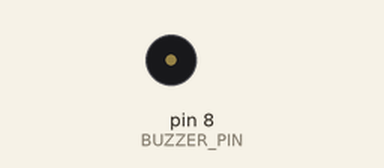
A sketch run on a simulated Arduino Uno, built with avr-gcc and run on an emulated ATmega328P. Parts: buzzer (waves = sounding).

Above: at 2.2 s.
At 12.34 s:
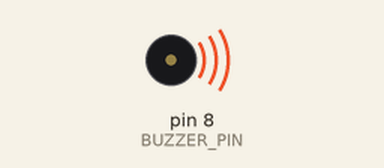
Timing chart, 0 to 12.6 s (numbered marks = the images above):
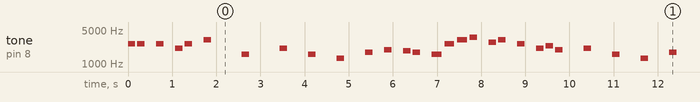

The sketch:

supermario.ino
```cpp
#define BUZZER_PIN 8  // Pino do buzzer

 // Definições de todas as notas musicais
 #define NOTE_B0  31
 #define NOTE_C1  33
 #define NOTE_CS1 35
 #define NOTE_D1  37
 #define NOTE_DS1 39
 #define NOTE_E1  41
 #define NOTE_F1  44
 #define NOTE_FS1 46
 #define NOTE_G1  49
 #define NOTE_GS1 52
 #define NOTE_A1  55
 #define NOTE_AS1 58
 #define NOTE_B1  62
 #define NOTE_C2  65
 #define NOTE_CS2 69
 #define NOTE_D2  73
 #define NOTE_DS2 78
 #define NOTE_E2  82
 #define NOTE_F2  87
 #define NOTE_FS2 93
 #define NOTE_G2  98
 #define NOTE_GS2 104
 #define NOTE_A2  110
 #define NOTE_AS2 117
 #define NOTE_B2  123
 #define NOTE_C3  131
 #define NOTE_CS3 139
 #define NOTE_D3  147
 #define NOTE_DS3 156
 #define NOTE_E3  165
 #define NOTE_F3  175
 #define NOTE_FS3 185
 #define NOTE_G3  196
 #define NOTE_GS3 208
 #define NOTE_A3  220
 #define NOTE_AS3 233
 #define NOTE_B3  247
 #define NOTE_C4  262
 #define NOTE_CS4 277
 #define NOTE_D4  294
 #define NOTE_DS4 311
 #define NOTE_E4  330
 #define NOTE_F4  349
 #define NOTE_FS4 370
 #define NOTE_G4  392
 #define NOTE_GS4 415
 #define NOTE_A4  440
 #define NOTE_AS4 466
 #define NOTE_B4  494
 #define NOTE_C5  523
 #define NOTE_CS5 554
 #define NOTE_D5  587
 #define NOTE_DS5 622
 #define NOTE_E5  659
 #define NOTE_F5  698
 #define NOTE_FS5 740
 #define NOTE_G5  784
 #define NOTE_GS5 831
 #define NOTE_A5  880
 #define NOTE_AS5 932
 #define NOTE_B5  988
 #define NOTE_C6  1047
 #define NOTE_CS6 1109
 #define NOTE_D6  1175
 #define NOTE_DS6 1245
 #define NOTE_E6  1319
 #define NOTE_F6  1397
 #define NOTE_FS6 1480
 #define NOTE_G6  1568
 #define NOTE_GS6 1661
 #define NOTE_A6  1760
 #define NOTE_AS6 1865
 #define NOTE_B6  1976
 #define NOTE_C7  2093
 #define NOTE_CS7 2217
 #define NOTE_D7  2349
 #define NOTE_DS7 2489
 #define NOTE_E7  2637
 #define NOTE_F7  2794
 #define NOTE_FS7 2960
 #define NOTE_G7  3136
 #define NOTE_GS7 3322
 #define NOTE_A7  3520
 #define NOTE_AS7 3729
 #define NOTE_B7  3951
 #define NOTE_C8  4186
 #define NOTE_CS8 4435
 #define NOTE_D8  4699
 #define NOTE_DS8 4978
 #define NOTE_PAUSE 0

 // Melodia principal
 int melody[] = {
   NOTE_E7, NOTE_E7, NOTE_PAUSE, NOTE_E7, NOTE_PAUSE, NOTE_C7, NOTE_E7, NOTE_PAUSE,
   NOTE_G7, NOTE_PAUSE, NOTE_PAUSE, NOTE_PAUSE, NOTE_G6, NOTE_PAUSE, NOTE_PAUSE, NOTE_PAUSE,
   NOTE_C7, NOTE_PAUSE, NOTE_PAUSE, NOTE_G6, NOTE_PAUSE, NOTE_PAUSE, NOTE_E6, NOTE_PAUSE,
   NOTE_PAUSE, NOTE_A6, NOTE_PAUSE, NOTE_B6, NOTE_PAUSE, NOTE_AS6, NOTE_A6, NOTE_PAUSE,
   NOTE_G6, NOTE_E7, NOTE_G7, NOTE_A7, NOTE_PAUSE, NOTE_F7, NOTE_G7, NOTE_PAUSE,
   NOTE_E7, NOTE_PAUSE, NOTE_C7, NOTE_D7, NOTE_B6, NOTE_PAUSE, NOTE_PAUSE,
   NOTE_C7, NOTE_PAUSE, NOTE_PAUSE, NOTE_G6, NOTE_PAUSE, NOTE_PAUSE, NOTE_E6, NOTE_PAUSE,
   NOTE_PAUSE, NOTE_A6, NOTE_PAUSE, NOTE_B6, NOTE_PAUSE, NOTE_AS6, NOTE_A6, NOTE_PAUSE,
   NOTE_G6, NOTE_E7, NOTE_G7, NOTE_A7, NOTE_PAUSE, NOTE_F7, NOTE_G7, NOTE_PAUSE,
   NOTE_E7, NOTE_PAUSE, NOTE_C7, NOTE_D7, NOTE_B6, NOTE_PAUSE, NOTE_PAUSE
 };

 // Duração das notas (valores menores = notas mais longas)
 int noteDurations[] = {
   12, 12, 12, 12, 12, 12, 12, 12,
   12, 12, 12, 12, 12, 12, 12, 12,
   12, 12, 12, 12, 12, 12, 12, 12,
   12, 12, 12, 12, 12, 12, 12, 12,
   9, 9, 9, 12, 12, 12, 12, 12,
   12, 12, 12, 12, 12, 12, 12,
   12, 12, 12, 12, 12, 12, 12, 12,
   12, 12, 12, 12, 12, 12, 12, 12,
   9, 9, 9, 12, 12, 12, 12, 12,
   12, 12, 12, 12, 12, 12, 12
 };

 void setup() {
   pinMode(BUZZER_PIN, OUTPUT);
 }

 void loop() {
   int tempo = 200; // Ajuste o tempo (maior = mais lento)

   for (int thisNote = 0; thisNote < sizeof(melody)/sizeof(int); thisNote++) {
     // Calcula a duração da nota
     int noteDuration = tempo * 10 / noteDurations[thisNote];

     if (melody[thisNote] != NOTE_PAUSE) {
       tone(BUZZER_PIN, melody[thisNote], noteDuration);
     }

     // Pausa entre as notas
     int pauseBetweenNotes = noteDuration * 1.30;
     delay(pauseBetweenNotes);

     noTone(BUZZER_PIN); // Para o som
   }

   delay(2000); // Pausa antes de repetir
 }
```

Measured:
- by itself, tone on pin 8 (BUZZER_PIN): plays 2637 Hz for 0.17 s, 2637 Hz for 0.17 s, 2637 Hz for 0.17 s, 2093 Hz for 0.17 s, 2637 Hz for 0.17 s, 3136 Hz for 0.17 s … (281 notes in this stretch)
